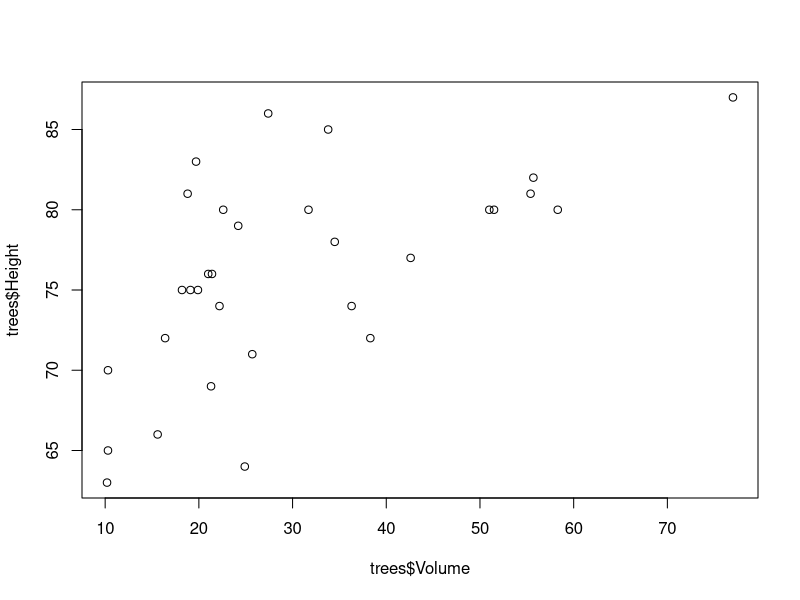
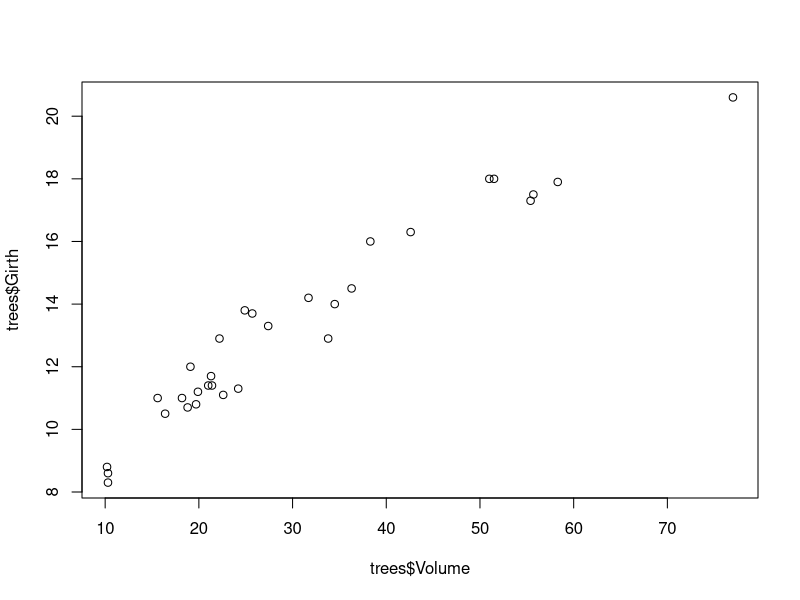
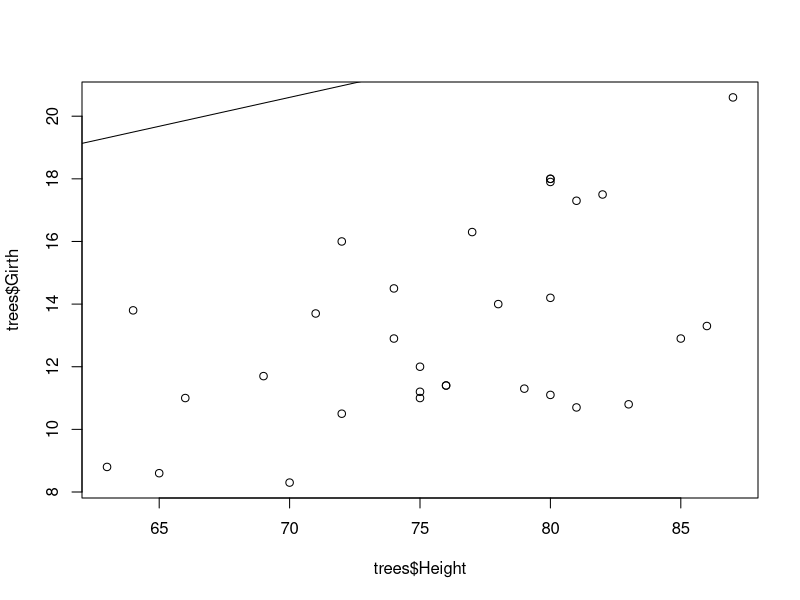

Source code (R) for these figures, in order: (Note: this script raises an error after producing the figures.)
#exercise 2,3

#1. Use data(trees) to get the data into R. Print the dataset to make
#sure that it contains exactly 31 cherry trees.
data(trees)
print(trees)

#2. Make three plots that show volume against height, volume
#against diameter, and height against diameter. You can use the
#function plot() for this.
plot(trees$Volume,trees$Height)
plot(trees$Volume, trees$Girth)
plot(trees$Height, trees$Girth)

#3. Describe the direction, shape, strength, and any strange observations 
#for the three plots made in question 2.
#the first plot has generally positive direction
#the second plot has generally positive direction
#the third plot has generally positive direction

#the first plot doesn't really follow any straight line or curve
#the second plot follows a clear line
#the third plot doesn't really follow any straight line or curve

#the first plot has bad strength since the points are scattered around
#the second plot has good strength, the points are alligned closely to a clear line
#the third plot also has bad strength

#the first plot has a cluster of points over the rest of the points, and also a clear outlier that has a much larger volume and much taller than the rest
#the second plot also has this outlier
#the third plot has a clear outlier that is much taller and much wider

#4Fit a model that describes the volume as a linear function of diameter
#(use lm()). What is the estimated slope of the fitted regression line? 
#What is the estimated intercept?
model <- lm(trees$Girth ~ trees$Volume)
print(model)
#the estimated slope is 0,1846 and intercept 7,6779

#5 Plot the fitted regression line in the same plot as the original data
#(use abline()).
abline(model)

#6 Calculate the correlation coefficient between volume and height,
#volume and diameter, and diameter and height (use the function cor()). 
#Do the results correspond to what you would expect
#from the plots?
cor(trees$Volume,trees$Height) #0,60
cor(trees$Volume, trees$Girth) #0,96
cor(trees$Height, trees$Girth) #0,52
#these coefficients corresponds well with what the plots show

#7. Calculate the correlation between height and volume. Is that
#different from the correlation between volume and height?
#Why/why not?
cor(trees$Height,trees$Volume) #0,60
#it is the same as between volume and height, because the way they
#influence each other doesn't change

#8. We will now examine the influence of a single extreme value on
#the correlation coefficient. Locate the observation in the dataset
#that corresponds to the largest value of volume. Change that
#value to 35. How will this change influence the correlation
#between volume and diameter and between volume and height?
trees$Volume[which.max(trees$Volume)] <- 35
#this makes the correlation coefficient worse, because now we create an outlier that defers from the model

#9How will the changed value influence the estimates of the slope
#and intercept?
lm(trees$Girth ~ trees$Volume)
#now the slope is 0,2 and the intercept is 7,4
#the slope and intercept increase marginally

#Exercise 2,7
#Correlation graphs. Consider the four graphs shown in the figure
#Below. The correlation coefficients for the four graphs are -0.86, -0.25,
#0.17, and 0.70. Determine which graph corresponds to each of the four
#correlation coefficients.
#The first picture has the coefficient 0,7
#The second picture = -0,25
#The third picture = 0,17
#The fourth picture = -0,86

#Exercise 2,10

#1. Which values can the coefficient of determination attain? Is R^2
#symmetric in x and y, i.e., does it change if we interchange the
#variable names?
#the coefficient of determination can attain values between 0 and 1
#the R^2 is symmetric in x and y, since the total amount of deviation still is the same

#2. Assume that we have a coefficient of determination that is 0.83.
#Does that mean that the relationship between x and y is positive?
#Why/why not?
#the coefficient of determination doesn't describe the relationship between x and y

#3  For a linear regression model, would you generally prefer
#higher or lower values of the coefficient of determination? Why?
#For a linear regression model, you prefer a higher value of the coefficient
#of determination, becuase it means that the observations deviate
#a small amount from the model

#4 Which value of R^2 do you get if x is constant? Next, consider a
#situation where x and y are not related. Do you then think that
#R^2 will be close to zero, close to 0.5, or close to 1?
#if x is constant R^2 has the value 0, if x and y are not related, then 
#R^2 will be close to zero

#1. What are the parameter estimates for the three unknown parameters in
#the linear regression model: 1) The intercept, the slope and the error
#standard deviation?
data_polution <- data.frame(
  Distance = c(2,4,6,8,10),
  Concentration = c(11.5,10.2,10.3,9.68,9.32)
)
lm(data_polution$Concentration~data_polution$Distance)
#the intercept is 11,664 and the slope -0,244
SE <- sd(data_polution$Concentration)/sqrt(5)
print(SE)
#the standard error is 0,37

# 2. How large a part of the variation in concentration can be explained by
#the distance?
cor(data_polution$Concentration,data_polution$Distance)^2
#R^2 = 0,87 which tells us about the variation

#3 What is the expected pollution concentration 7 km from the pollution
#source?
11.664-0.244*7 = 9.956
#we follow our formula we got from the slope and interception and plug in 7 

#4 At what distance from the pollution source would you begin the cleaning
#of the pollution?
11.664/0.244
#after 47,8 km I would start cleaning